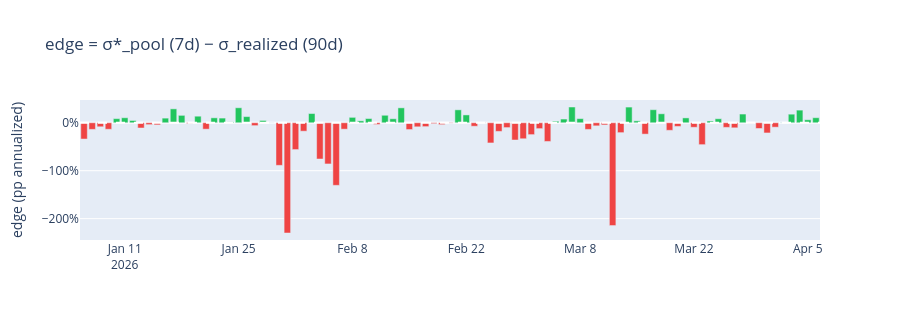

Notebook code cell kept with this figure:
### Markdown cell above
## §4 — Plot: edge (σ*_pool − σ_realized) with zero line

### Code cell
edge = gsr["edge"].to_list()
colors = ["#22c55e" if e is not None and e > 0 else "#ef4444" for e in edge]
fig = go.Figure()
fig.add_trace(go.Bar(x=days, y=edge, marker_color=colors, name="edge"))
fig.add_hline(y=0, line_dash="dash", line_color="white")
fig.update_layout(
    height=320, title_text="edge = σ*_pool (7d) − σ_realized (90d)",
    yaxis_title="edge (pp annualized)", yaxis_tickformat=".0%",
)
fig.show()
